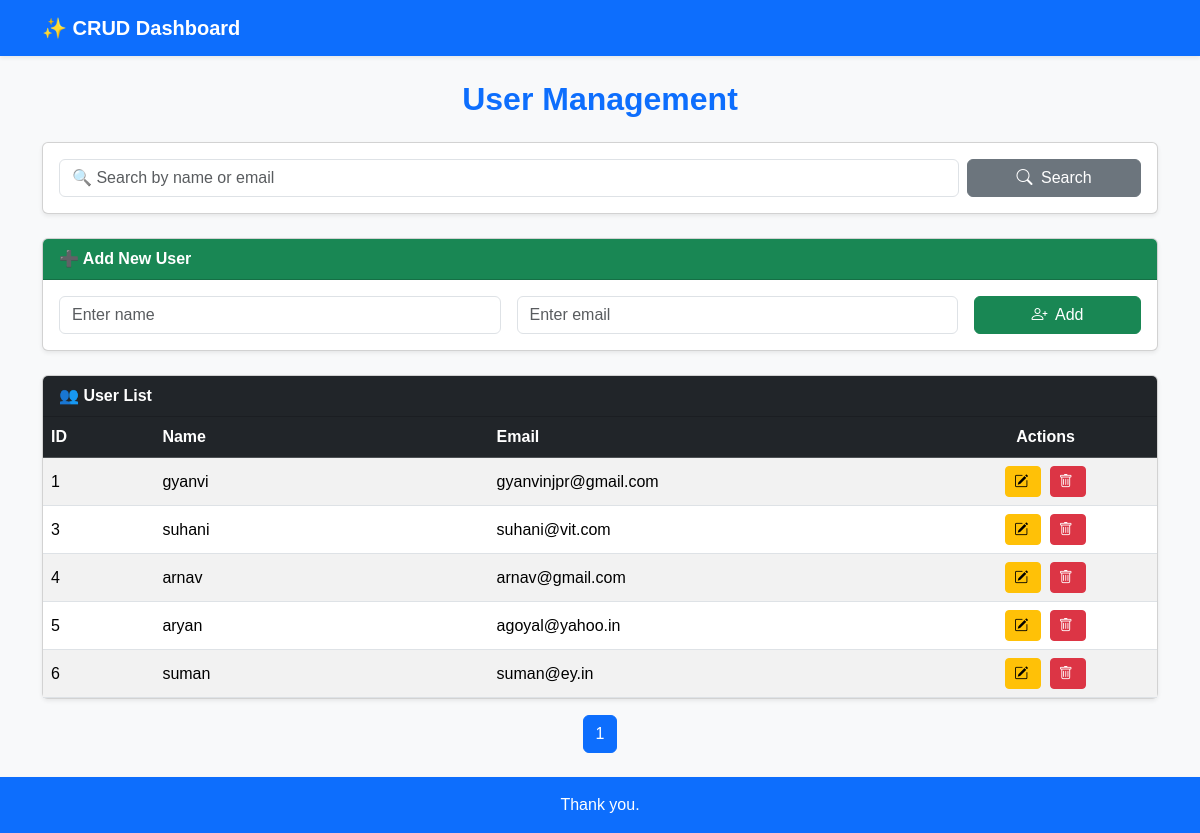
The page / on the database its author committed.
### tables this page shows
CREATE TABLE users (id INTEGER PRIMARY KEY AUTOINCREMENT, name TEXT, email TEXT);

### app.py (the view)
@app.route('/')
def index():
    search_query = request.args.get('search', '')
    page = int(request.args.get('page', 1))
    per_page = 5  # Users per page
    conn = sqlite3.connect('database.db')
    cursor = conn.cursor()
    if search_query:
        cursor.execute("SELECT COUNT(*) FROM users WHERE name LIKE ? OR email LIKE ?",
                       (f"%{search_query}%", f"%{search_query}%"))
    else:
        cursor.execute("SELECT COUNT(*) FROM users")
    total_users = cursor.fetchone()[0]
    total_pages = math.ceil(total_users / per_page)
    offset = (page - 1) * per_page
    if search_query:
        cursor.execute("SELECT * FROM users WHERE name LIKE ? OR email LIKE ? LIMIT ? OFFSET ?",
                       (f"%{search_query}%", f"%{search_query}%", per_page, offset))
    else:
        cursor.execute("SELECT * FROM users LIMIT ? OFFSET ?", (per_page, offset))
    users = cursor.fetchall()
    conn.close()
    return render_template("index.html",
                           users=users,
                           page=page,
                           total_pages=total_pages,
                           search_query=search_query)

### templates/index.html (shortened to what this page needs)
{% extends "base.html" %}
{% block content %}
<h2 class="mb-4 text-center fw-bold text-primary">User Management</h2>
<div class="card shadow-sm mb-4">
  <div class="card-body">
    <form method="GET" action="/" class="row g-2">
      <div class="col-md-10">
        <input type="text" class="form-control" name="search" placeholder="🔍 Search by name or email" value="{{ search_query }}">
      </div>
      <div class="col-md-2 d-grid">
        <button type="submit" class="btn btn-secondary"><i class="bi bi-search"></i> Search</button>
      </div>
    </form>
  </div>
</div>
<div class="card shadow-sm mb-4">
  <div class="card-header bg-success text-white fw-bold">
    ➕ Add New User
  </div>
  <div class="card-body">
    <form method="POST" action="/add" class="row g-3">
      <div class="col-md-5">
        <input type="text" class="form-control" name="name" placeholder="Enter name" required>
      </div>
      <div class="col-md-5">
        <input type="email" class="form-control" name="email" placeholder="Enter email" required>
      </div>
      <div class="col-md-2 d-grid">
        <button type="submit" class="btn btn-success"><i class="bi bi-person-plus"></i> Add</button>
      </div>
    </form>
  </div>
</div>
<div class="card shadow-sm">
  <div class="card-header bg-dark text-white fw-bold">
    👥 User List
  </div>
  <div class="card-body p-0">
    <table class="table table-hover table-striped mb-0">
      <thead class="table-dark">
        <tr>
          <th style="width: 10%">ID</th>
          <th style="width: 30%">Name</th>
          <th style="width: 40%">Email</th>
          <th style="width: 20%" class="text-center">Actions</th>
        </tr>
      </thead>
      <tbody>
        {% for user in users %}
          <tr>
            <td>{{ user[0] }}</td>
            <td>{{ user[1] }}</td>
            <td>{{ user[2] }}</td>
            <td class="text-center">
              <a href="/update/{{ user[0] }}" class="btn btn-warning btn-sm me-1"><i class="bi bi-pencil-square"></i></a>
              <a href="/delete/{{ user[0] }}" class="btn btn-danger btn-sm"><i class="bi bi-trash"></i></a>
            </td>
          </tr>
        {% endfor %}
      </tbody>
    </table>
  </div>
</div>
<nav class="mt-3">
  <ul class="pagination justify-content-center">
    {% for p in range(1, total_pages+1) %}
      <li class="page-item {% if p == page %}active{% endif %}">
        <a class="page-link" href="?search={{ search_query }}&page={{ p }}">{{ p }}</a>
      </li>
    {% endfor %}
  </ul>
</nav>
{% endblock %}

### templates/base.html (shortened to what this page needs)
<!DOCTYPE html>
<html lang="en">
<head>
  <link href="https://cdn.jsdelivr.net/npm/bootstrap@5.3.3/dist/css/bootstrap.min.css" rel="stylesheet">
  <link href="https://cdn.jsdelivr.net/npm/bootstrap-icons@1.11.3/font/bootstrap-icons.css" rel="stylesheet">
  <link rel="stylesheet" href="{{ url_for('static', filename='style.css') }}">
</head>
<body class="bg-light">
  <nav class="navbar navbar-expand-lg navbar-dark bg-primary shadow-sm">
    <div class="container">
      <a class="navbar-brand fw-bold" href="/">✨ CRUD Dashboard</a>
    </div>
  </nav>
  <div class="container my-4">
    {% block content %}{% endblock %}
  </div>
  <footer class="bg-primary text-white text-center py-3 mt-4 shadow-sm">
    <p class="mb-0">Thank you.</p>
  </footer>
</body>
</html>

### static/style.css (style rules this page uses)
body { font-family: "Poppins", sans-serif; background-color: #f8f9fa; }
h2 { color: #0d6efd; }
.table th, .table td { vertical-align: middle; }
.btn i { margin-right: 4px; }

### rows shown on the page
users: id "1", name "gyanvi", email "gyanvinjpr@gmail.com"
users: id "3", name "suhani", email "suhani@vit.com"
users: id "4", name "arnav", email "arnav@gmail.com"
users: id "5", name "aryan", email "agoyal@yahoo.in"
users: id "6", name "suman", email "suman@ey.in"

### other values the page prints
{{ p }} "1"
